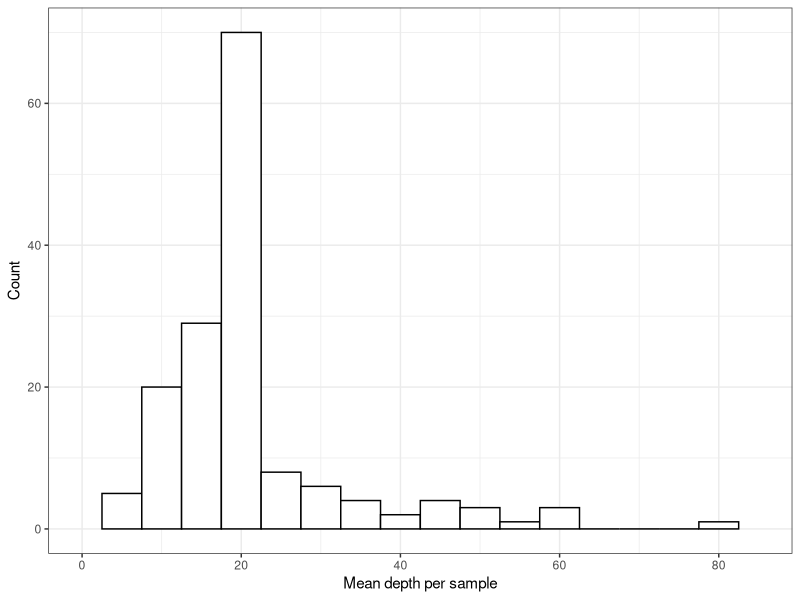

R code for this plot:
library(ggplot2)

df <- read.table("./depth_vcftools.txt",header = T,sep = "\t")

View(df)

pdf("sample_mean_depth_distribution.pdf",height = 5, width = 5)
p <- ggplot(df,aes(x=MEAN_DEPTH))+
  geom_histogram(binwidth = 5,color="black",fill="white")+
  labs(x="Mean depth per sample",y="Count")+
  theme_bw()+
  coord_cartesian(xlim = c(0,85))

print(p)
dev.off()
